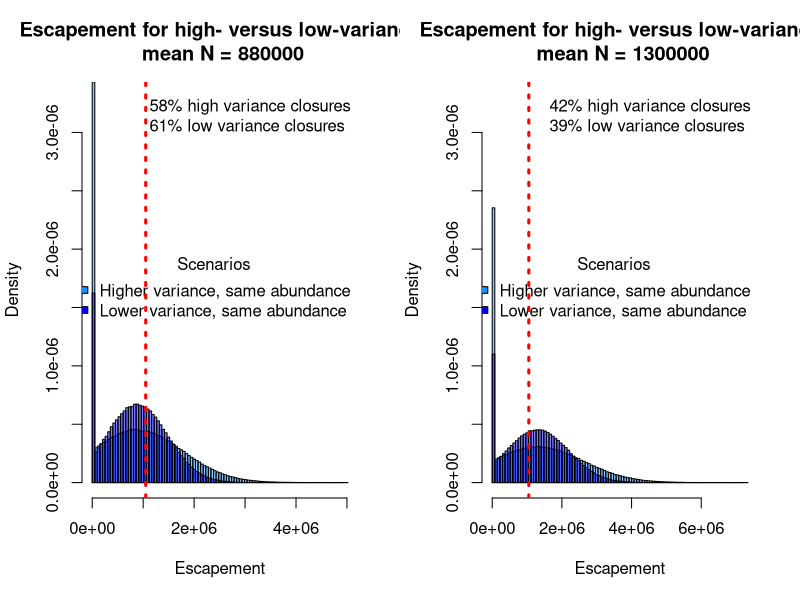

Source code (R):
Corner_text <- function(text, location="topright",...)
{
  legend(location,legend=text, bty ="n", pch=NA,...)
}

escape1 <- 0.88e6
escape2 <- 0.88e6
cv1 <- 1.005
cv2 <- 0.677
thresh <- 1.05e6
escape1.boot <- pmax(0,rnorm(1e6,mean=escape1,sd=cv1*escape1))
escape2.boot <- pmax(0,rnorm(1e6,mean=escape2,sd=cv2*escape2))

brk.seq <- seq(min(escape1.boot,escape2.boot)-1,max(escape2.boot,escape1.boot)+1,length=100)

layout(matrix(1:2,ncol=2))
hist(escape1.boot,breaks=brk.seq,col=adjustcolor("dodgerblue",0.5),freq=FALSE,ylim=c(0,33e-7),main=paste("Escapement for high- versus low-variance","\n mean N = ",escape1,sep=""),xlab="Escapement")
hist(escape2.boot,breaks=brk.seq,col=adjustcolor("blue",0.5),add=TRUE,freq=FALSE)
perc_clos1 <- round(100*sum(escape1.boot<=thresh)/length(escape1.boot),0)
perc_clos2 <- round(100*sum(escape2.boot<=thresh)/length(escape2.boot),0)
Corner_text(paste(perc_clos1,"% high variance closures","\n",perc_clos2,"% low variance closures",sep=""),"topright")
legend("right",c("Higher variance, same abundance","Lower variance, same abundance"),pch=22,pt.bg=c("dodgerblue","blue"),bty="n",title="Scenarios")
abline(v=thresh,lwd=3,lty=3,col="red")

escape1 <- 1.3e6
escape2 <- 1.3e6
cv1 <- 1.005
cv2 <- 0.677
thresh <- 1.05e6
escape1.boot <- pmax(0,rnorm(1e6,mean=escape1,sd=cv1*escape1))
escape2.boot <- pmax(0,rnorm(1e6,mean=escape2,sd=cv2*escape2))

brk.seq <- seq(min(escape1.boot,escape2.boot)-1,max(escape2.boot,escape1.boot)+1,length=100)

hist(escape1.boot,breaks=brk.seq,col=adjustcolor("dodgerblue",0.5),freq=FALSE,ylim=c(0,33e-7),main=paste("Escapement for high- versus low-variance","\n mean N = ",escape1,sep=""),xlab="Escapement")
hist(escape2.boot,breaks=brk.seq,col=adjustcolor("blue",0.5),add=TRUE,freq=FALSE)
perc_clos1 <- round(100*sum(escape1.boot<=thresh)/length(escape1.boot),0)
perc_clos2 <- round(100*sum(escape2.boot<=thresh)/length(escape2.boot),0)
Corner_text(paste(perc_clos1,"% high variance closures","\n",perc_clos2,"% low variance closures",sep=""),"topright")
legend("right",c("Higher variance, same abundance","Lower variance, same abundance"),pch=22,pt.bg=c("dodgerblue","blue"),bty="n",title="Scenarios")
abline(v=thresh,lwd=3,lty=3,col="red")